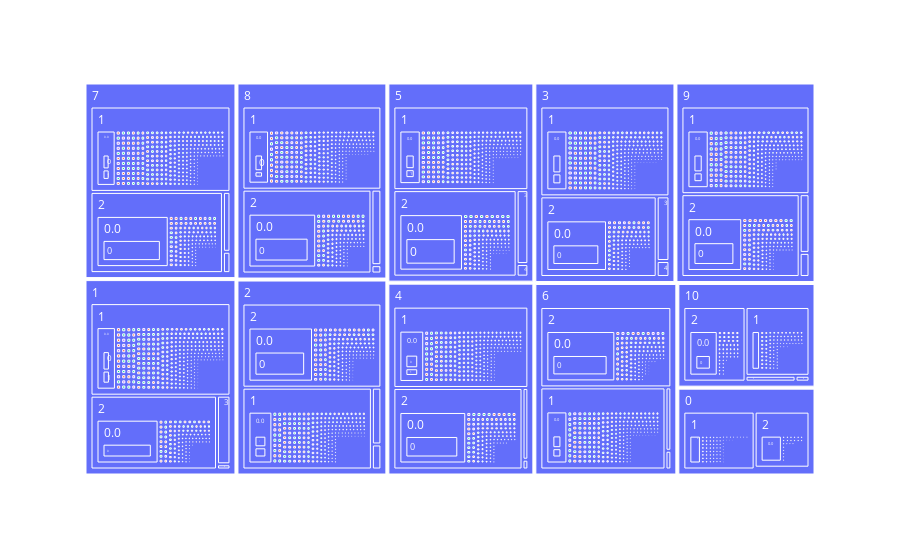

Notebook code for this chart:
### Code cell
treemap = df.query('Balance >= 0')
px.treemap(data_frame=treemap, path=['Tenure', 'NumOfProducts', 'Balance', 'Exited'], values='EstimatedSalary', color='Geography', range_color=[0, 1])

### Figure 1 — Plotly figure (JSON) as saved in the notebook; plotly's stock layout.template omitted (floating-point values rounded to 4 significant figures; data arrays with more than 128 entries replaced by an {"elided": "..."} marker saying what was removed)
{"data": [{"branchvalues": "total", "customdata": {"elided": "12932x1 str values"}, "domain": {"x": [0, 1], "y": [0, 1]}, "hovertemplate": "labels=%{label}<br>EstimatedSalary=%{value}<br>parent=%{parent}<br>id=%{id}<br>Geography=%{customdata[0]}<extra></extra>", "ids": {"elided": "12932 str values"}, "labels": {"elided": "12932 str values"}, "marker": {"colors": {"elided": "12932 str values"}}, "name": "", "parents": {"elided": "12932 str values"}, "type": "treemap", "values": {"elided": "12932 float values"}}], "layout": {"legend": {"tracegroupgap": 0}, "margin": {"t": 60}}}
